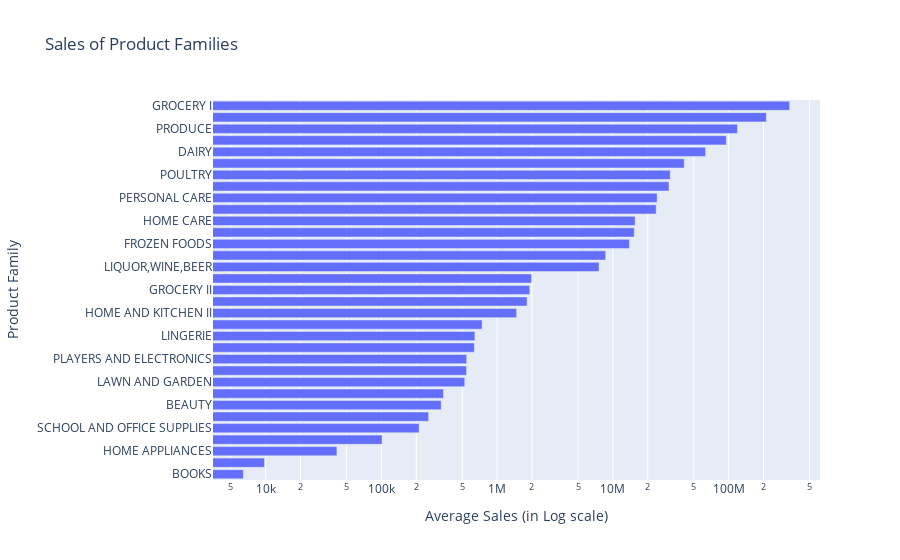

Notebook cell for this chart:
### Markdown cell above
<div class="alert alert-block alert-info">

The analysis will focus on the top 10 product groups. This targeted approach is intended to optimize the analysis by prioritizing product groups that have the most significant impact in terms of financials.

</div>

### Code cell
top_family = train.groupby('family')['sales'].sum().sort_values()

fig = px.bar(top_family.reset_index(), 
             x='sales', 
             y='family', 
             orientation='h', 
             log_x=True,  # Log scale for the x-axis
             title="Sales of Product Families")

fig.update_layout(xaxis_title="Average Sales (in Log scale)", 
                  yaxis_title="Product Family")

fig.show()

### Figure 1 — Plotly figure (JSON) as saved in the notebook; plotly's stock layout.template omitted (floating-point values rounded to 4 significant figures)
{"data": [{"alignmentgroup": "True", "hovertemplate": "sales=%{x}<br>family=%{y}<extra></extra>", "legendgroup": "", "marker": {"color": "#636efa", "pattern": {"shape": ""}}, "name": "", "offsetgroup": "", "orientation": "h", "showlegend": false, "textposition": "auto", "type": "bar", "x": [6416, 9781, 41258, 101275, 211722, 255913, 328651, 343926, 525177, 543756, 545111, 634787, 642495, 741258, 1473621, 1814833, 1912883, 1985000.0, 7595047, 8666655, 13877789, 15290974, 15560557, 23651218, 24113648, 30516596, 31299412, 41326628, 63216144, 95583540, 119232216, 211602620, 336556900], "xaxis": "x", "y": ["BOOKS", "BABY CARE", "HOME APPLIANCES", "HARDWARE", "SCHOOL AND OFFICE SUPPLIES", "MAGAZINES", "BEAUTY", "PET SUPPLIES", "LAWN AND GARDEN", "AUTOMOTIVE", "PLAYERS AND ELECTRONICS", "LADIESWEAR", "LINGERIE", "CELEBRATION", "HOME AND KITCHEN II", "HOME AND KITCHEN I", "GROCERY II", "SEAFOOD", "LIQUOR,WINE,BEER", "PREPARED FOODS", "FROZEN FOODS", "EGGS", "HOME CARE", "DELI", "PERSONAL CARE", "MEATS", "POULTRY", "BREAD/BAKERY", "DAIRY", "CLEANING", "PRODUCE", "BEVERAGES", "GROCERY I"], "yaxis": "y"}], "layout": {"barmode": "relative", "legend": {"tracegroupgap": 0}, "title": {"text": "Sales of Product Families"}, "xaxis": {"anchor": "y", "domain": [0, 1], "title": {"text": "Average Sales (in Log scale)"}, "type": "log"}, "yaxis": {"anchor": "x", "domain": [0, 1], "title": {"text": "Product Family"}}}}
